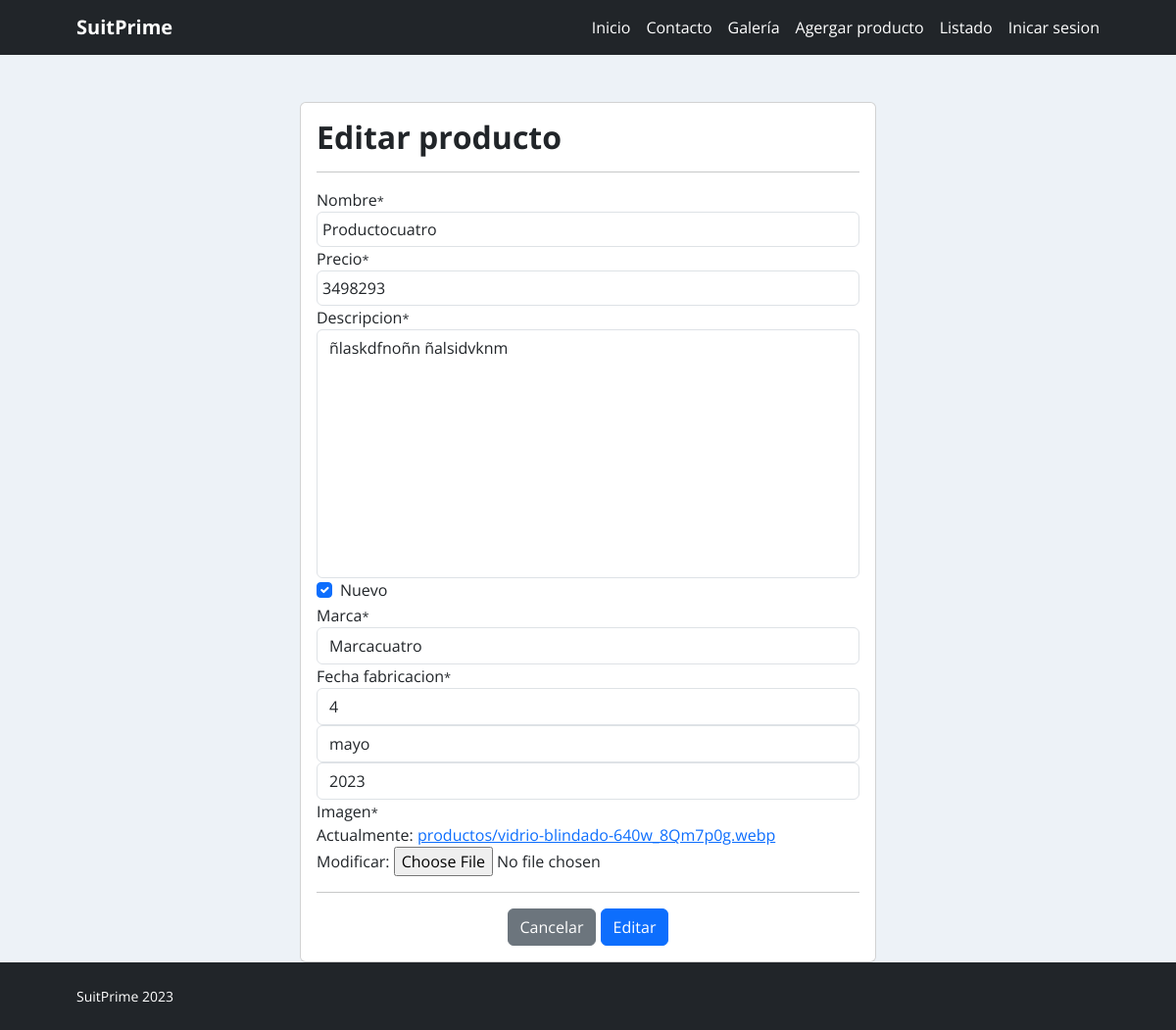
Page /Modificar-producto/9/ on the earlier database version.
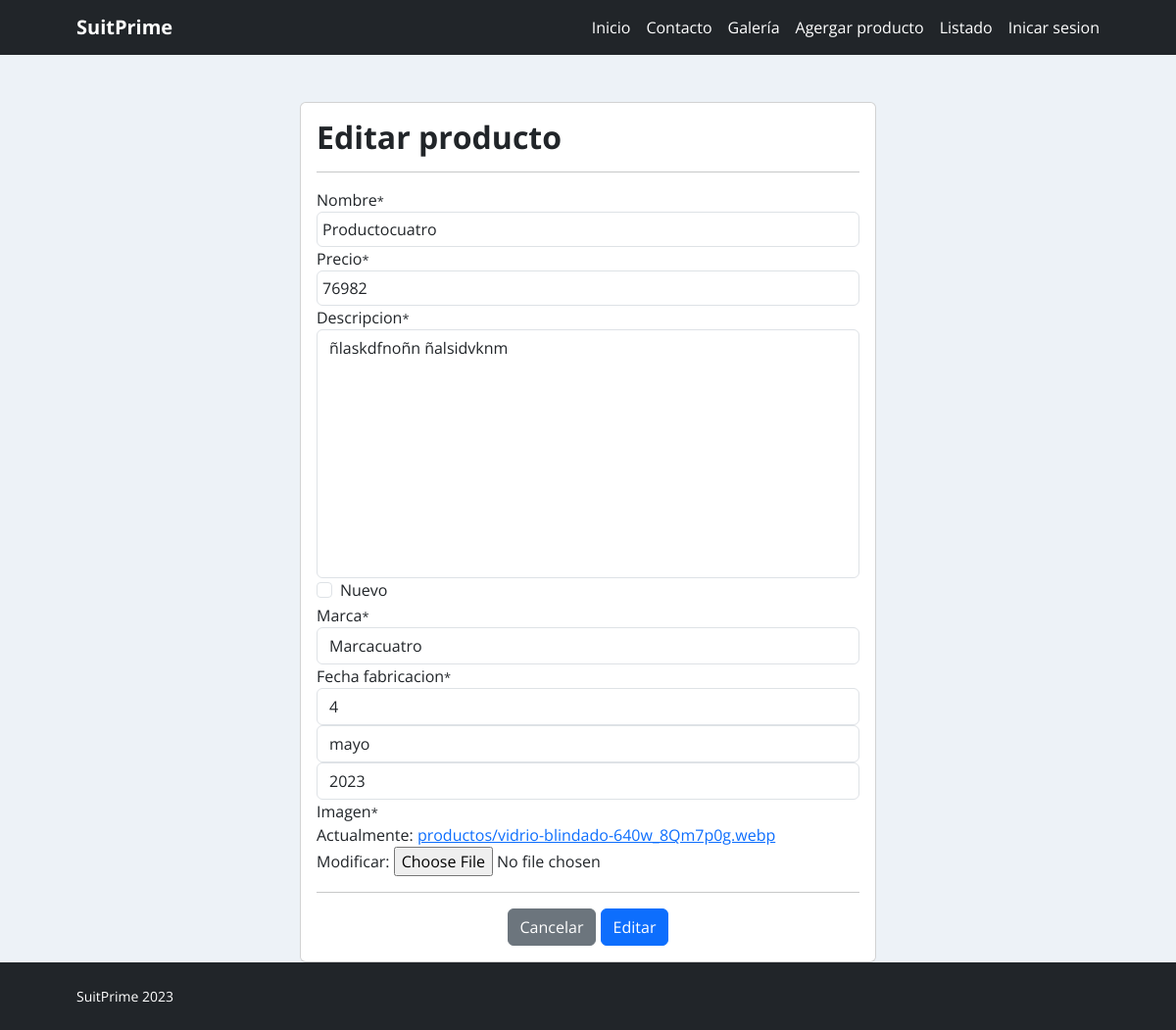
Same page on the later database version.
### app/models.py (models this page shows, shortened)
class Producto(models.Model):
    nombre = models.CharField(max_length=50)
    precio = models.IntegerField()
    descripcion = models.TextField()
    nuevo = models.BooleanField()
    marca = models.ForeignKey(Marca, on_delete=models.PROTECT)
    fecha_fabricacion = models.DateField(null=True)
    imagen = models.ImageField(upload_to="productos", null=True)

class Marca(models.Model):
    nombre = models.CharField(max_length=50)
    def __str__(self):
        return self.nombre

### app/views.py (the view, shortened to what this page needs)
# urls.py: path('Modificar-producto/<id>/', Modificar_producto, name="Modificar_producto"),
def Modificar_producto(request, id):
    producto = get_object_or_404(Producto, id=id)
    data = {
        'form':ProductoForms(instance=producto)
    }
    return render(request,'app/producto/modificar.html',data)

### app/forms.py
class ProductoForms(forms.ModelForm):
    class Meta:
        model= Producto
        fields = "__all__"
        widgets ={
            "fecha_fabricacion": forms.SelectDateWidget()
        }

### app/templates/app/producto/modificar.html (shortened to what this page needs)
{% extends 'app/base.html' %}
{% block contenido %}
{% load crispy_forms_tags %}
<BR></BR>
        <div class="row">
            <div class="col-12 col-md-6  offset-md-3">
                <div class="card">
                    <div class="card-body">
                        <h2>Editar producto</h2>
                        <hr>
                    <form action="" method="post" enctype="multipart/form-data">
                        {{ form | crispy }}
                        <hr>
                        <div class="d-flex justify-content-center ">
                            <input type="reset" value="Cancelar" class="btn btn-secondary">
                            <input type="submit" value="Editar" class="btn btn-primary">
                        </div>
                    </form>
            </div>
        </div>
    </div>
</div>
{% endblock %}

Differences in the rows shown:
changed Producto "ñlaskdfnoñn ñalsidvknm": precio "3498293" → "76982"; nuevo "☑" → "☐"
